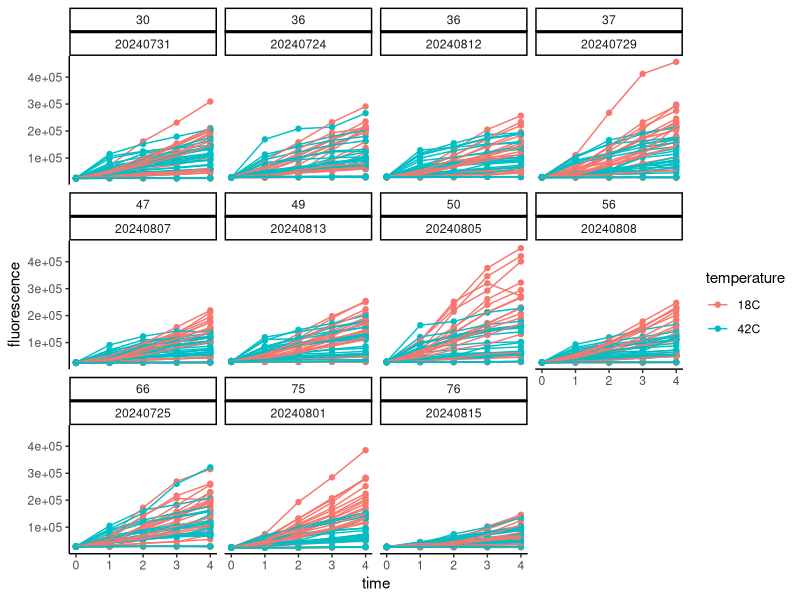
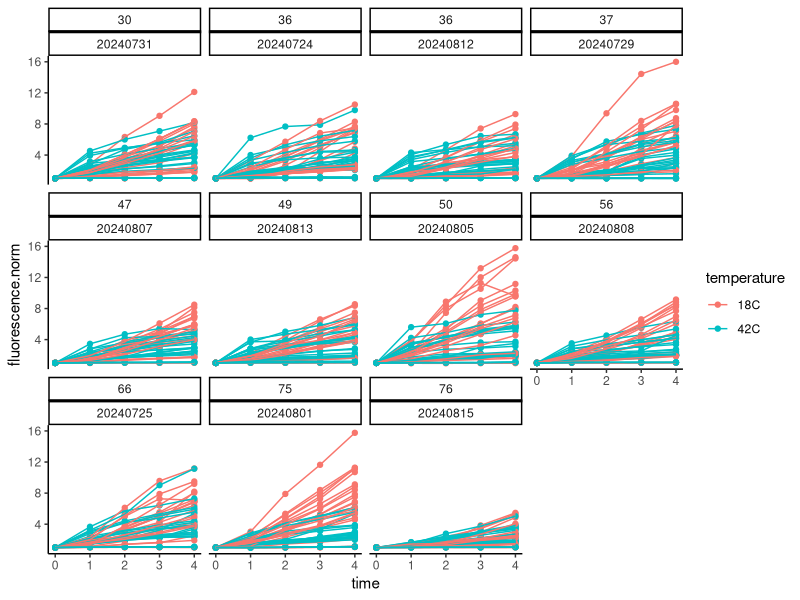
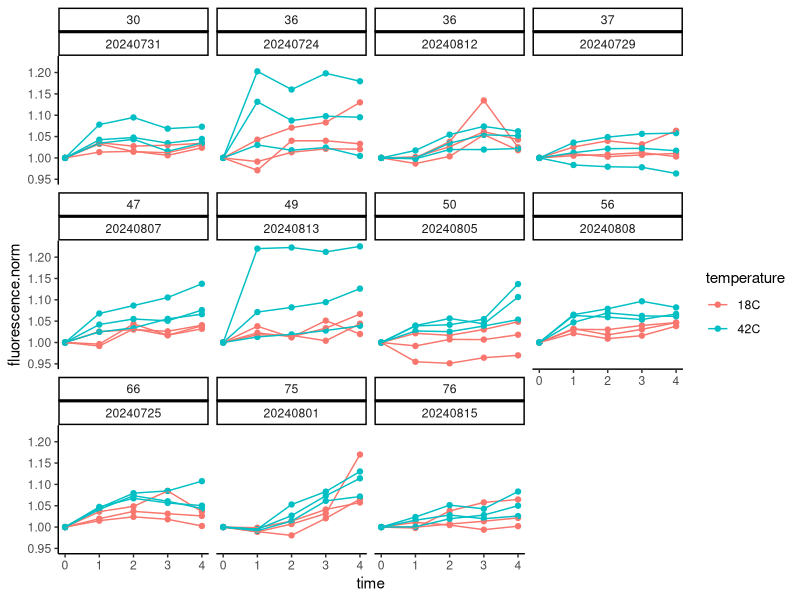
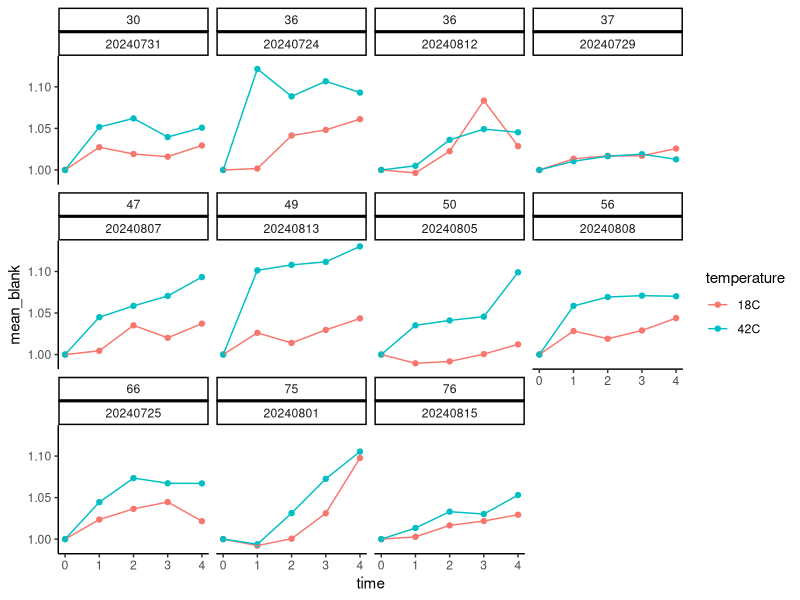
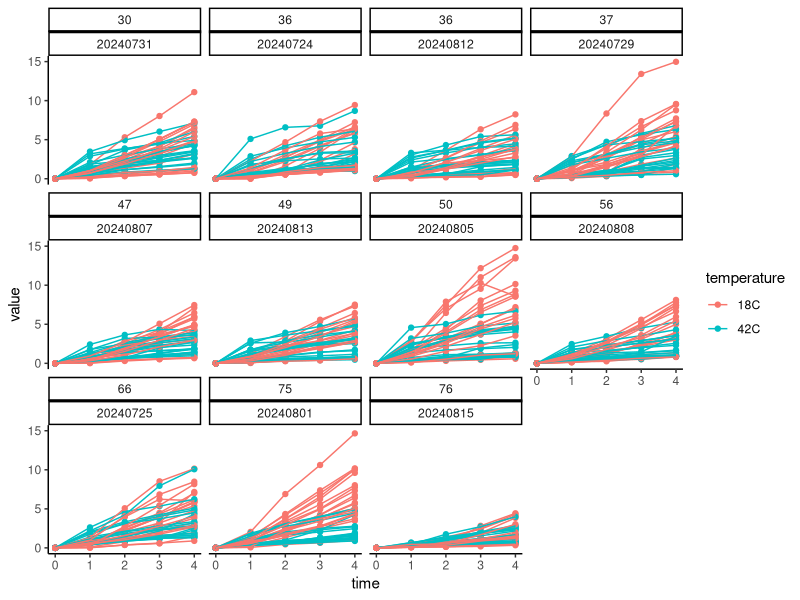
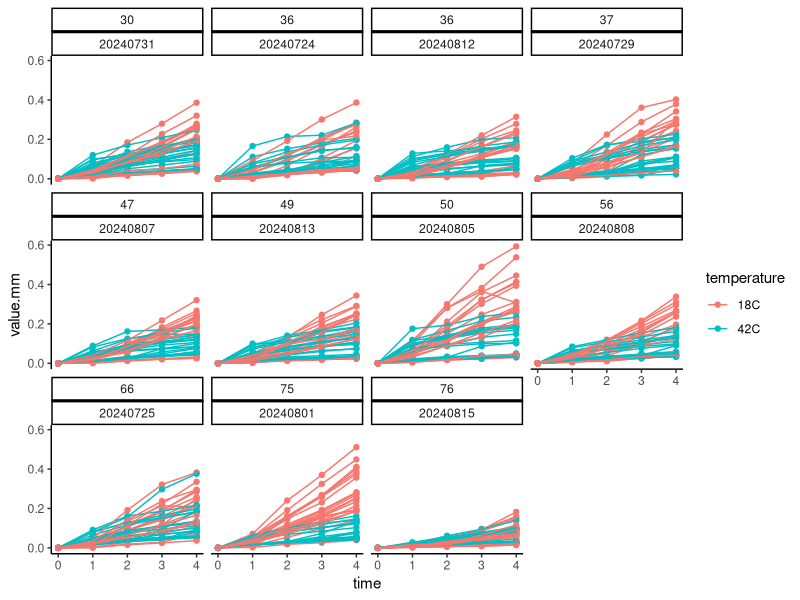
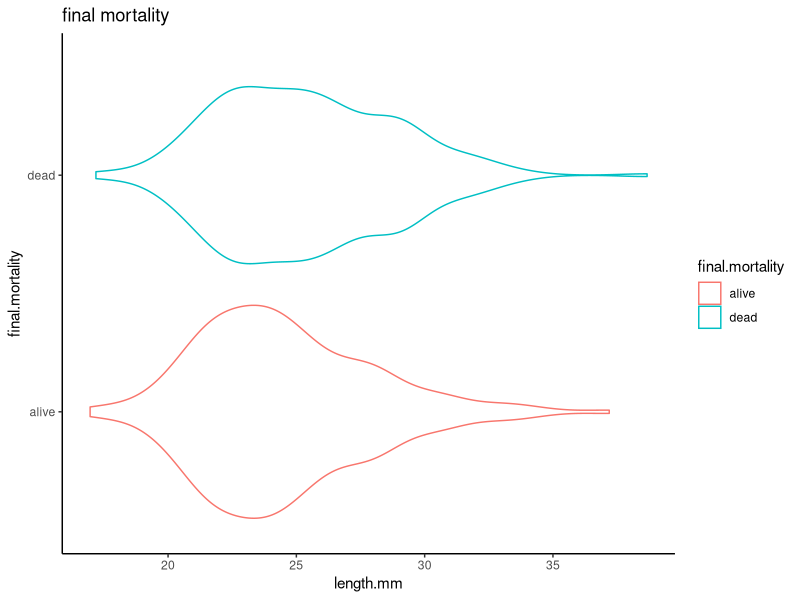
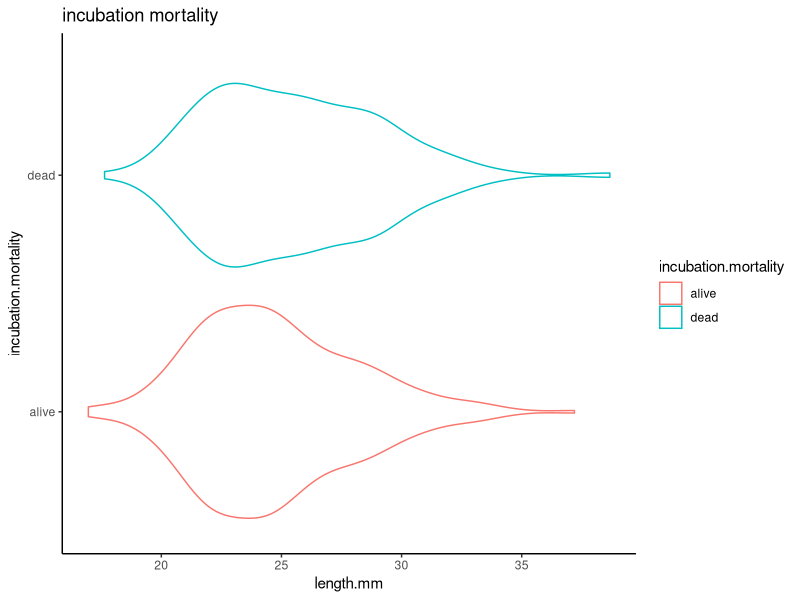

Generate these figures, in order, with R: (Note: this script raises an error after producing the figures.)
## ---- chunk 1
knitr::opts_chunk$set(echo = TRUE, warning = FALSE, message = FALSE)
## ---- chunk 2
library(MASS) 
library(tidyverse)
library(ggplot2)
library(readxl)
library(cowplot)
library(lme4)
library(lmerTest)
library(car)
library(effects)
library(emmeans)
library(RColorBrewer)
library(pROC)
library(pracma)
## ---- chunk 3
#read in files
main_data <- read_csv("data/10k-seed/resazurin_data.csv")

main_data<-main_data%>%
  pivot_longer(names_to="time", values_to="fluorescence", cols=`0`:`4`)%>%
  mutate(time=as.numeric(time))
## ---- chunk 4
surv<-read_excel("data/10k-seed/survival_resazurin.xlsx")

surv<-surv%>%
  pivot_longer(names_to="time", values_to="status", cols=`0`:`24`)%>%
  mutate(time=as.numeric(time))%>%
  rename(date=date.resazurin, sample=oyster)%>%
  mutate(sample=as.character(sample))
## ---- chunk 5
size <- read_csv("data/10k-seed/resazurin-size.csv")%>%select(!notes)%>%mutate(sample=as.character(sample))
## ---- chunk 6
main_data<-left_join(main_data, surv)

main_data<-left_join(main_data,size)
## ---- chunk 7
final<-surv%>%
  filter(time==24)%>%
  rename(final.mortality=status)%>%
  select(!time)

main_data<-left_join(main_data, final)
## ---- chunk 8
main_data<-main_data%>%
  mutate(final.mortality = case_when(
    final.mortality == 0 ~ "alive",
    final.mortality == 1 ~ "dead",
    TRUE ~ as.character(final.mortality)  # To handle any other values
  ))

#add a column for mortality at the 4 hour time point 
main_data<-main_data%>%
  mutate(incubation.mortality = case_when(
    time == 4 & status == 0 ~ "alive", 
    time == 4 & status == 1 ~ "dead",
  ))%>%
  group_by(date, bag, sample) %>% # Group by sample to fill within each sample
  fill(incubation.mortality, .direction = "downup") %>% # Fill both downward and upward
  ungroup()
## ---- chunk 9
main_data%>%
  ggplot(aes(x=time, y=fluorescence, colour=temperature, group=sample))+
  facet_wrap(~bag*date)+
  geom_point()+
  geom_line()+
  theme_classic()
## ---- chunk 10
main_data<-main_data%>%
  group_by(date, bag, sample, width.mm, length.mm)%>%
  arrange(date, bag, sample)%>%
  mutate(fluorescence.norm=fluorescence/first(fluorescence))
## ---- chunk 11
main_data%>%
  ggplot(aes(x=time, y=fluorescence.norm, colour=temperature, group=sample))+
  facet_wrap(~bag*date)+
  geom_point()+
  geom_line()+
  theme_classic()
## ---- chunk 12
main_data%>%
  filter(type=="blank")%>%
  ggplot(aes(x=time, y=fluorescence.norm, colour=temperature, group=sample))+
  facet_wrap(~bag*date)+
  geom_point()+
  geom_line()+
  theme_classic()
## ---- chunk 13
blanks<-main_data%>%
  filter(type=="blank")%>%
  group_by(date, bag, temperature, time)%>%
  summarise(mean_blank=mean(fluorescence.norm))
## ---- chunk 14
blanks%>%
  ggplot(aes(x=time, y=mean_blank, colour=temperature))+
  facet_wrap(~bag*date)+
  geom_point()+
  geom_line()+
  theme_classic()
## ---- chunk 15
main_data<-left_join(main_data, blanks)

main_data<-main_data%>%
  filter(!type=="blank")%>%
  mutate(value=fluorescence.norm-mean_blank)
## ---- chunk 16
main_data%>%
  ggplot(aes(x=time, y=value, colour=temperature, group=sample))+
  facet_wrap(~bag*date)+
  geom_point()+
  geom_line()+
  theme_classic()
## ---- chunk 17
main_data<-main_data%>%
  select(!type)%>%
  select(!fluorescence.norm)%>%
  select(!mean_blank)%>%
  select(!fluorescence)
## ---- chunk 18
main_data$value.mm<-main_data$value/main_data$length.mm
## ---- chunk 19
main_data%>%
  ggplot(aes(x=time, y=value.mm, colour=temperature, group=sample))+
  facet_wrap(~bag*date)+
  geom_point()+
  geom_line()+
  theme_classic()
## ---- chunk 20
main_data%>%
  filter(time==4)%>%
  
  ggplot(aes(x=length.mm, y=final.mortality, colour=final.mortality))+
  geom_violin()+
  ggtitle("final mortality")+
  theme_classic()

main_data%>%
  filter(time==4)%>%
  
  ggplot(aes(x=length.mm, y=incubation.mortality, colour=incubation.mortality))+
  geom_violin()+
  ggtitle("incubation mortality")+
  theme_classic()
## ---- chunk 21
main_data$time<-as.factor(main_data$time)
## ---- chunk 22
hist(main_data$length.mm)
## ---- chunk 23
main_data<-main_data%>%
  filter(length.mm<35)

hist(main_data$length.mm)
## ---- chunk 24
hist(main_data$value)
## ---- chunk 25
auc.size<-main_data%>%
  filter(temperature=="18C")%>%
  filter(incubation.mortality=="alive")%>%
  ungroup()%>%
  select(date, bag, sample, time, length.mm, value)%>%
  
  mutate(time=as.numeric(time))%>%
  group_by(date, bag, sample, length.mm) %>%
  dplyr::summarise(AUC = trapz(time, value));auc.size
  
## ---- chunk 26
size_plot<-auc.size%>%
  
  ggplot(data=., aes(x=length.mm, y=AUC, group=paste(date, bag, sample)))+
  #facet_wrap(~temperature)+
  geom_point(colour="darkgray")+
  geom_smooth(aes(group=1), method="lm", colour="black")+
  xlab("Length (mm)")+
  ylab("AUC")+
  theme_classic();size_plot
## ---- chunk 27
auc.size%>%
  write.csv("output/size/10k_seed_size.csv")

## ---- chunk 28
alive_4h_data<-main_data%>%
  filter(incubation.mortality=="alive")%>%
  ungroup()%>%
  dplyr::select(!c(value, length.mm, width.mm, length.mm))

#view sample size 
alive_4h_data%>%
  group_by(time, temperature)%>%
  dplyr::summarise(length(value.mm))%>%
  print(n=100)
## ---- chunk 29
model<-lmer(sqrt(value.mm) ~ time * temperature + (1|hardening) + (1|date:bag:sample), data=alive_4h_data)

qqPlot(residuals(model))

hist(alive_4h_data$value.mm)
## ---- chunk 30
# Extract raw residuals
alive_4h_data$raw_resid <- residuals(model)

# Standardize residuals
alive_4h_data$std_resid <- alive_4h_data$raw_resid / sd(alive_4h_data$raw_resid)

# Flag potential outliers
outlier_threshold <- 3 #remove if more than 3 standard deviations from mean
alive_4h_data$outlier_flag <- abs(alive_4h_data$std_resid) > outlier_threshold

# Filter rows flagged as outliers
outliers <- alive_4h_data %>% filter(outlier_flag == TRUE)
print(outliers)

# Plot standardized residuals
ggplot(alive_4h_data, aes(x = seq_along(std_resid), y = std_resid)) +
  geom_point(aes(color = outlier_flag), size = 2) +
  geom_hline(yintercept = c(-outlier_threshold, outlier_threshold), linetype = "dashed", color = "red") +
  labs(title = "Standardized Residuals with Outliers", x = "Index", y = "Standardized Residual") +
  theme_minimal()
## ---- chunk 31
alive_4h_data<-alive_4h_data%>%
  filter(!outlier_flag==TRUE)
## ---- chunk 32
hist(alive_4h_data$value.mm)
## ---- chunk 33
alive_4h_data<-alive_4h_data%>%
  filter(value.mm<0.4)

hist(alive_4h_data$value.mm)
## ---- chunk 34
alive_4h_data%>%
  ggplot(aes(x=time, y=value.mm, colour=temperature, group=paste(date, bag, sample)))+
  geom_point()+
  geom_line()+
  theme_classic()
## ---- chunk 35
model<-lmer((value.mm)^(1/2) ~ time * temperature + (1|hardening) + (1|date:bag:sample), data=alive_4h_data)

summary(model)
anova(model)
lmerTest::rand(model)

qqPlot(residuals(model))
## ---- chunk 36
plot1<-alive_4h_data%>%

  ggplot(aes(x=time, y=value.mm, color=temperature, fill=temperature, group=temperature))+
  geom_point(alpha=0.3)+
  stat_smooth(method="loess")+
  scale_colour_manual(values=c("darkgrey", "darkred"), name="")+
  scale_fill_manual(values=c("darkgrey", "darkred"), name="")+
  theme_classic()+
  ylab(expression(paste("Metabolism (fold change fluorescence mm" ^-1, ")")))+
  ggtitle("C")+
  xlab("Hour");plot1

ggsave(plot1, filename="figures/10k-seed/temperature_alive4h.png", width=5, height=4)
## ---- chunk 37
anova(model)

emm<-emmeans(model, ~temperature|time, adjust = "tukey")
pairs(emm)
## ---- chunk 38
auc_data<-alive_4h_data%>%
  mutate(timepoint=as.numeric(time))%>%
  group_by(date, bag, sample, temperature) %>%
  summarise(AUC = trapz(timepoint, value.mm))

head(auc_data)
## ---- chunk 39
plot1b<-auc_data%>%
  group_by(temperature)%>%
  summarise(mean=mean(AUC), se=sd(AUC)/sqrt(length(AUC)))%>%

  ggplot(., aes(x = temperature, y = mean, color = temperature, fill = temperature)) +
  geom_point() +
  geom_errorbar(aes(ymin=mean-se, ymax=mean+se), width=0.1) +
  scale_colour_manual(values=c("darkgray", "darkred"), name="Mortality")+
  scale_fill_manual(values=c("darkgray", "darkred"), name="Mortality")+
  scale_x_discrete(labels=c("18", "42"))+
  geom_text(aes(x=1.5, y=0.45), label="p<0.001", colour="black")+
  ylim(0,0.5)+
  labs(
    title = "D",
    y = expression(paste("Metabolism (AUC)")),
    x = "Temperature (°C)"
  ) +
  theme_classic()+
  theme(legend.position="none");plot1b

ggsave(plot1b, filename="figures/10k-seed/temperature_alive4h_auc.png", width=3, height=4)
## ---- chunk 40
hist(auc_data$AUC)

model<-lmer(AUC ~ temperature + (1|date:bag), data=auc_data)

summary(model)
anova(model)

qqPlot(residuals(model))
leveneTest(AUC ~ temperature, data=auc_data)
## ---- chunk 41
dead_4h_data<-main_data%>%
  filter(incubation.mortality=="dead")%>%
  ungroup()%>%
  dplyr::select(!c(value, length.mm, width.mm, length.mm))

#view sample size 
dead_4h_data%>%
  group_by(time, temperature)%>%
  dplyr::summarise(length(value.mm))%>%
  print(n=100)
## ---- chunk 42
high_4h_data<-main_data%>%
  filter(temperature=="42C")%>%
  ungroup()%>%
  dplyr::select(!c(value, length.mm, width.mm, length.mm))

#view sample size 
high_4h_data%>%
  group_by(time, temperature, incubation.mortality)%>%
  dplyr::summarise(length(value.mm))%>%
  print(n=100)
## ---- chunk 43
model3<-lmer(sqrt(value.mm) ~ time * incubation.mortality + (1|hardening) + (1|date:bag:sample), data=high_4h_data)

qqPlot(residuals(model3))

hist(high_4h_data$value.mm)
## ---- chunk 44
# Extract raw residuals
high_4h_data$raw_resid <- residuals(model3)

# Standardize residuals
high_4h_data$std_resid <- high_4h_data$raw_resid / sd(high_4h_data$raw_resid)

# Flag potential outliers
outlier_threshold <- 3
high_4h_data$outlier_flag <- abs(high_4h_data$std_resid) > outlier_threshold

# Filter rows flagged as outliers
outliers <- high_4h_data %>% filter(outlier_flag == TRUE)
print(outliers)

# Plot standardized residuals
ggplot(high_4h_data, aes(x = seq_along(std_resid), y = std_resid)) +
  geom_point(aes(color = outlier_flag), size = 2) +
  geom_hline(yintercept = c(-outlier_threshold, outlier_threshold), linetype = "dashed", color = "red") +
  labs(title = "Standardized Residuals with Outliers", x = "Index", y = "Standardized Residual") +
  theme_minimal()
## ---- chunk 45
high_4h_data<-high_4h_data%>%
  filter(!outlier_flag==TRUE)
## ---- chunk 46
hist(high_4h_data$value.mm)
## ---- chunk 47
high_4h_data<-high_4h_data%>%
  filter(value.mm<0.25)

hist(high_4h_data$value.mm)
## ---- chunk 48
high_4h_data%>%
  ggplot(aes(x=time, y=value.mm, colour=incubation.mortality, group=paste(date,sample)))+
  geom_point()+
  geom_line()+
  theme_classic()
## ---- chunk 49
model3<-lmer(sqrt(value.mm) ~ time * incubation.mortality + (1|hardening) + (1|date:bag:sample), data=high_4h_data)

summary(model3)
anova(model3)

qqPlot(residuals(model3))
leveneTest(sqrt(value.mm) ~ time * incubation.mortality, data=high_4h_data)
## ---- chunk 50
plot1a<-high_4h_data%>%

  ggplot(aes(x=time, y=value.mm, color=incubation.mortality, fill=incubation.mortality))+
  geom_point(alpha=0.3)+
  geom_smooth(aes(group=incubation.mortality), method="loess")+
  scale_colour_manual(name="Mortality", values=c("black", "gray"))+
  scale_fill_manual(name="Mortality", values=c("black",  "gray"))+
  theme_classic()+
  geom_text(x=2.5, y=0.25, label="p<0.001", colour="black")+
  ylab(expression(paste("Metabolism (fold change fluorescence mm" ^-1, ")")))+
  ggtitle("A")+
  xlab("Hours");plot1a

ggsave(plot1a, filename="figures/10k-seed/rates_mortality_4h.png", width=5, height=4)
## ---- chunk 51
anova(model3)

emm<-emmeans(model3, ~incubation.mortality|time, adjust = "tukey")
pairs(emm)
## ---- chunk 52
perc_data<-high_4h_data%>%
  group_by(incubation.mortality, time)%>%
  summarise(mean=mean(value.mm, na.rm=TRUE))%>%
  pivot_wider(names_from=incubation.mortality, values_from=mean)%>%
  filter(!time==0)%>%
  mutate(perc_change=((dead-alive)/alive)*100);perc_data
## ---- chunk 53
auc_data_dead<-high_4h_data%>%
  mutate(timepoint=as.numeric(time))%>%
  group_by(date, bag, sample, temperature, incubation.mortality) %>%
  summarise(AUC = trapz(timepoint, value.mm))

head(auc_data_dead)
## ---- chunk 54
perc_data<-auc_data_dead%>%
  group_by(incubation.mortality)%>%
  summarise(mean=mean(AUC, na.rm=TRUE))%>%
  pivot_wider(names_from=incubation.mortality, values_from=mean)%>%
  mutate(perc_change=((alive-dead)/dead)*100);perc_data
## ---- chunk 55
hist(auc_data_dead$AUC)
## ---- chunk 56
model4<-lmer(AUC ~ incubation.mortality + (1|date:bag), data=auc_data_dead)

summary(model4)
anova(model4)

qqPlot(residuals(model4))
leveneTest(AUC ~ incubation.mortality, data=auc_data_dead)
## ---- chunk 57
emm<-emmeans(model4, ~incubation.mortality, adjust = "tukey")
pairs(emm)
## ---- chunk 58
plot4b<-auc_data_dead%>%
  group_by(incubation.mortality)%>%
  summarise(mean=mean(AUC), se=sd(AUC)/sqrt(length(AUC)))%>%
  
  ggplot(., aes(x = incubation.mortality, y = mean, color = incubation.mortality, fill = incubation.mortality)) +
  geom_point() +
  geom_errorbar(aes(ymin=mean-se, ymax=mean+se), width=0.1) +
  scale_colour_manual(values=c("black", "darkgray"), name="Mortality")+
 scale_fill_manual(values=c("black", "darkgray"), name="Mortality")+
  geom_text(aes(x=1.5, y=0.35), label="p<0.001", colour="black")+
  ylim(0,0.4)+
  labs(
    title = "B",
    y = expression(paste("Metabolism (AUC)")),
    x = "Mortality"
  ) +
  theme_classic()+
  theme(legend.position="none");plot4b

ggsave(plot4b, filename="figures/10k-seed/auc_mortality_4h.png", width=3, height=4)
## ---- chunk 59
# Create a lagged status column
model_data <- high_4h_data %>%
  group_by(paste(date, bag, sample)) %>%
  mutate(next_status = lead(status)) %>%
  ungroup()

#if final mortality at time point 4 = dead, then add 1 to the "next_status" column and if final.mortality = alive, then add 0 to the "next status" column 

model_data <- model_data%>%
  filter(!is.na(next_status))%>%
  select(!c("raw_resid", "std_resid", "outlier_flag"))

# Logistic regression model
model4 <- glmer(next_status ~ scale(value.mm) + (1|hardening) + (1|bag:sample), family = binomial(link = "logit"), data = model_data)

# Summary of the model
summary(model4)
Anova(model4)
## ---- chunk 60
plot(Effect(c("value.mm"), model4))
## ---- chunk 61
# Logistic regression model for predictions
model_pred1 <- glmer(next_status ~ scale(value.mm) + (1|hardening) + (1|bag:sample), family = binomial(link = "logit"), data = model_data)

# Generate predicted probabilities
model_data$predicted_mortality <- predict(model_pred1, type = "response")

# Compute AUC
roc_curve <- roc(model_data$next_status, model_data$predicted_mortality)
auc_value <- auc(roc_curve)
print(paste("AUC:", round(auc_value, 3)))

# Compute accuracy with a threshold of 0.5
model_data$predicted_class <- ifelse(model_data$predicted_mortality > 0.5, 1, 0)
accuracy <- mean(model_data$predicted_class == model_data$next_status)
print(paste("Accuracy:", round(accuracy, 3)))

# Plot the ROC curve
roc_plot <- ggroc(roc_curve) +
  labs(title = "ROC Curve", x = "False Positive Rate", y = "True Positive Rate") +
  theme_classic();roc_plot

# Add confidence intervals for ROC curve
ci_auc <- ci.auc(roc_curve)
print(paste("AUC 95% CI:", round(ci_auc[1], 3), "-", round(ci_auc[3], 3)))

# Plot
plot12<-ggplot(model_data, aes(x = value.mm, y = predicted_mortality)) +
  geom_point(aes(y = next_status), alpha = 0.5, position = position_jitter(height = 0.03), colour="darkgray") +
  geom_smooth(method = "glm", method.args = list(family = "binomial"), se = TRUE, colour="black") +
  labs(
    title = "E",
    x = expression(paste("Metabolism (fold change fluorescence mm" ^-1, ")")),
    y = "Predicted Mortality"
  ) +
  theme_classic();plot12

ggsave(plot12, filename="figures/10k-seed/mortality_risk_metabolic_rate_42C_4h.png", width=5, height=4)
## ---- chunk 62
df_with_mortality <- main_data %>%
  group_by(date, bag, sample, hardening, incubation.mortality) %>%
  
  mutate(
    time_mortality = if (any(status == 1)) {
      time[which(status == 1)[1]]
    } else {
      NA  # if oyster never dies
    }
  ) %>%
  ungroup();df_with_mortality

#return a table with sample sizes 
df_with_mortality %>%
  distinct(date, bag, sample, incubation.mortality, time_mortality) %>%  # one row per oyster
  group_by(time_mortality, incubation.mortality)%>%
  count(time_mortality, name = "n") %>%    # count oysters per mortality time
  arrange(time_mortality)
## ---- chunk 63
plot_time1<-df_with_mortality%>%

  ggplot(aes(x=time, y=value.mm))+
  facet_grid(~time_mortality)+
  geom_point(alpha=0.3, colour="darkgray")+
  geom_smooth(aes(group=time_mortality), method="loess", colour="black")+
  theme_classic()+
  ylab(expression(paste("Metabolism (fold change fluorescence mm" ^-1, ")")))+
  ggtitle("")+
  xlab("Hours");plot_time1

ggsave(plot_time1, filename="figures/10k-seed/timing_mortality.png", width=6, height=5)
## ---- chunk 64
surv<-read_excel("data/10k-seed/survival_resazurin.xlsx")

surv_final<-surv%>%
  pivot_longer(names_to="time", values_to="status", cols=`0`:`24`)%>%
  mutate(time=as.numeric(time))%>%
  rename(date=date.resazurin, sample=oyster)%>%
  mutate(sample=as.character(sample))%>%
  filter(time=="4")
## ---- chunk 65
surv_data<-main_data%>%
  ungroup()%>%
  select(c(date, bag, sample, hardening, temperature, time, status))

#add 24 h survival data 
surv_data<-rbind(surv_final, surv_data)

surv_data<-surv_data%>%
  arrange(date, bag, sample)%>%
  mutate(time=as.numeric(as.character(time)))%>%
  arrange(date, bag, sample, time)

str(surv_data)

# Logistic regression model for predictions
model_surv <- glmer(status ~ time * temperature + (1|hardening/bag) + (1|bag:sample), family = binomial(link = "logit"), data = surv_data)

# Generate predicted probabilities
surv_data$predicted_mortality <- predict(model_surv, type = "response")

# Plot
plot3<-ggplot(surv_data, aes(x = as.numeric(time), y = predicted_mortality, color = temperature, fill = temperature)) +
  geom_point(aes(y = status), alpha = 0.6, position = position_jitter(height = 0.03)) +
  geom_smooth(method = "glm", method.args = list(family = "binomial"), se = FALSE) +
  scale_colour_manual(values=c("darkgrey", "darkred"))+
  scale_fill_manual(values=c("darkgrey", "darkred"))+
  labs(
    title = "E",
    y = "Mortality",
    x = "Hours"
  ) +
  theme_classic()+
  theme(legend.position="none");plot3

ggsave(plot3, filename="figures/10k-seed/survival_temperature.png", width=4, height=4)
## ---- chunk 66
# Summary of the model
summary(model_surv)
Anova(model_surv)
## ---- chunk 67
table_surv<-surv_data%>%
  
  group_by(temperature, time)%>%
  summarise(mean=mean(status), se=sd(status)/sqrt(length(status)));table_surv
